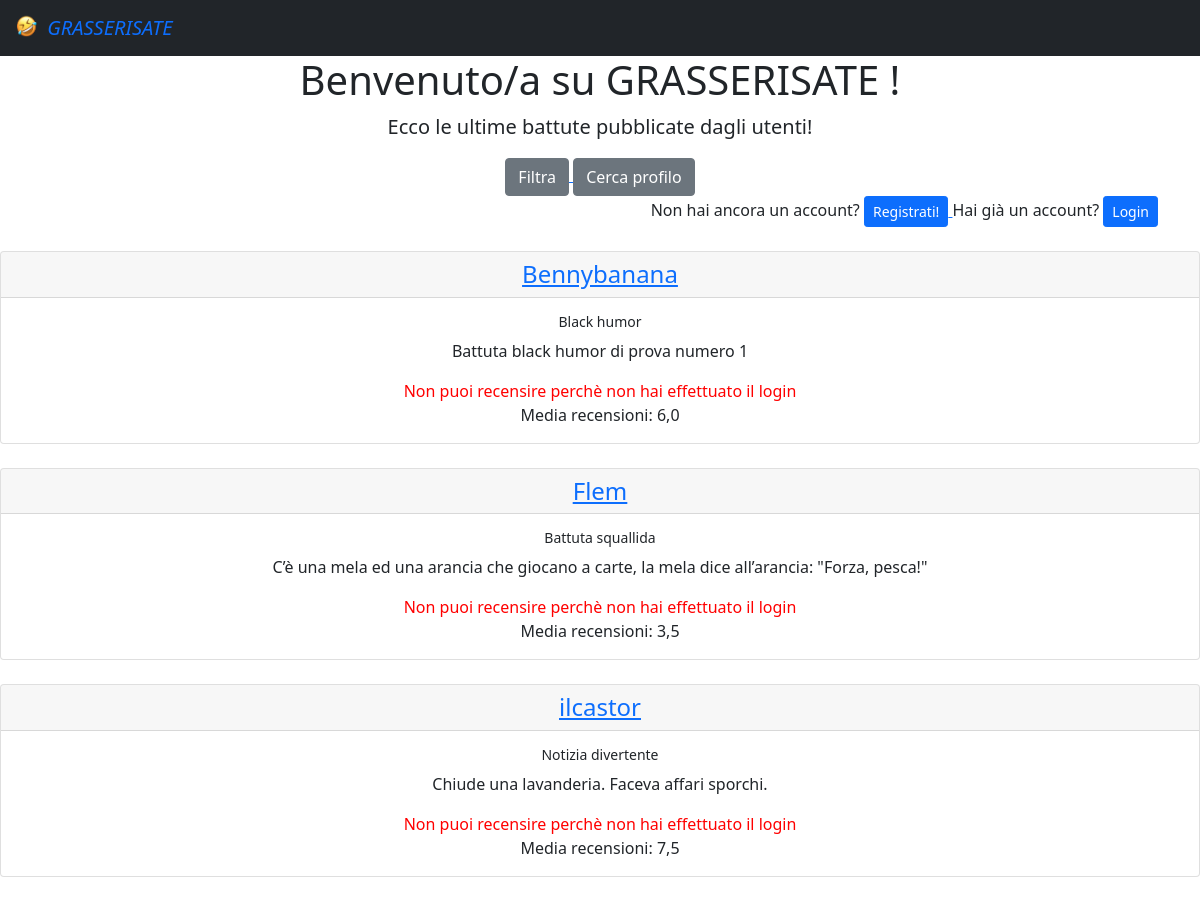
The app's page / (upper part), older data.
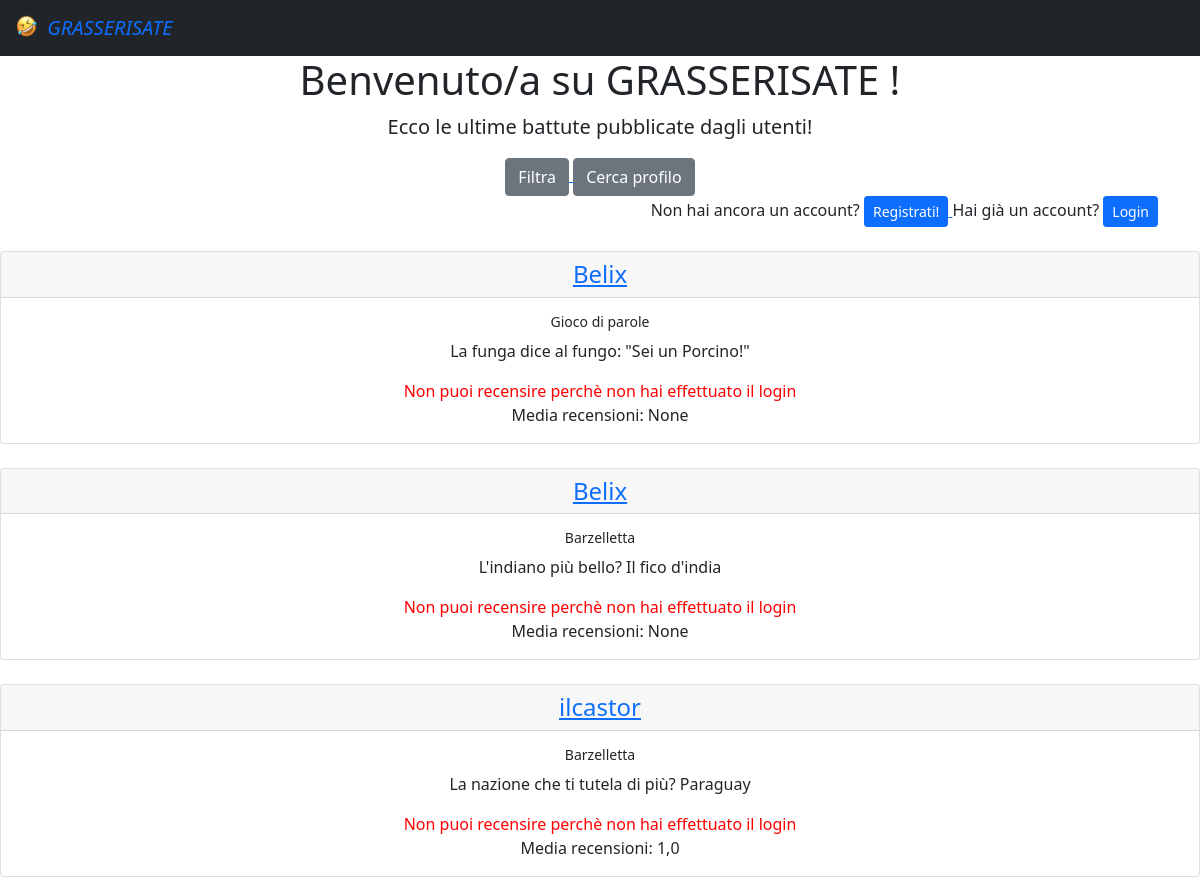
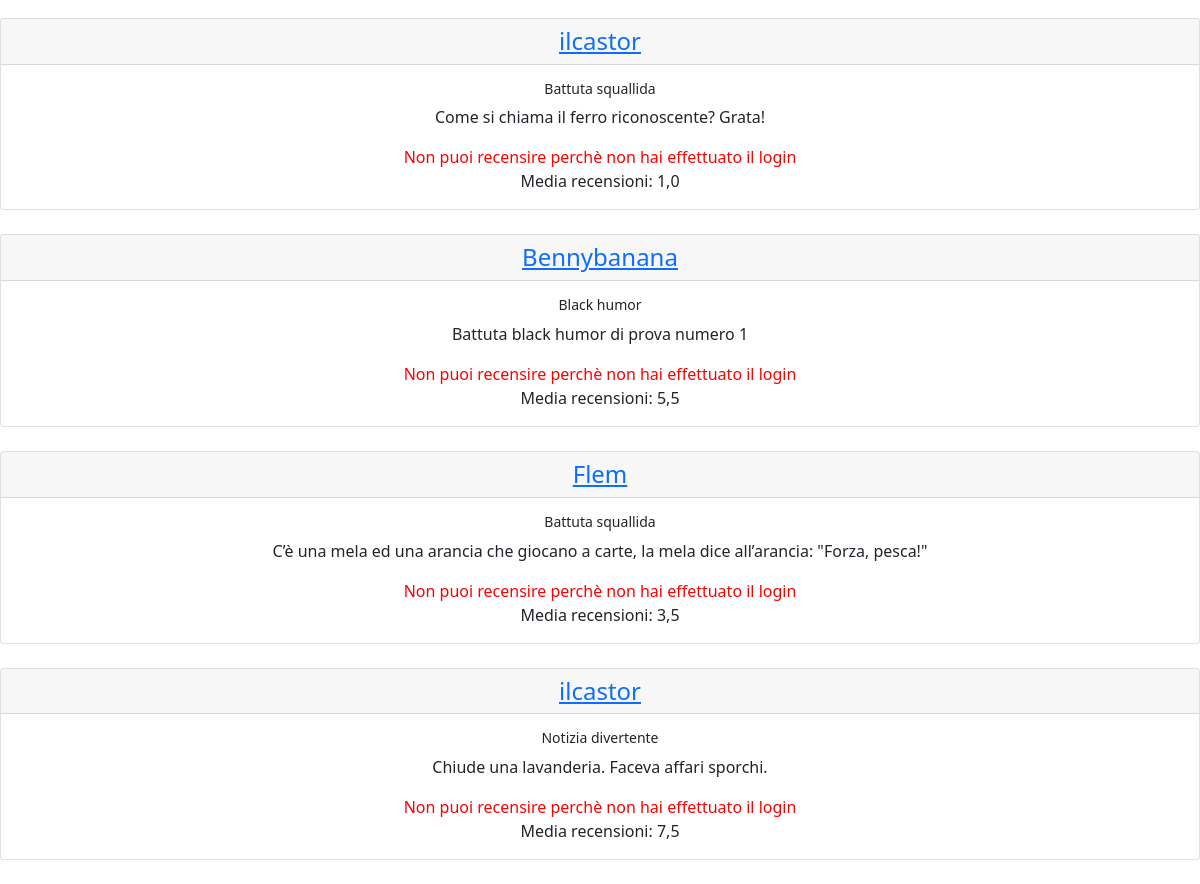
The same page, newer data (2 pictures, top to bottom).
### esame/models.py (models this page shows, shortened)
class Battute(models.Model):
    testo = models.TextField(default="")
    utente = models.ForeignKey(User, on_delete=models.CASCADE, related_name='utentebat')
    tempo = models.DateTimeField(auto_now=True)
    tipo = models.CharField(choices=SCELTE, default='bar', max_length=25)
    @property
    def calcola_media(self):
        media_tupla = self.battutarec.all().aggregate(Avg('voto'))
        media_lunga = media_tupla['voto__avg']
        if type(media_lunga) is NoneType:
            media = media_lunga
        else:
            media = round(media_lunga, 2)
        return media

### esame/views.py (the view)
# urls.py: path('', views.HomeView.as_view(), name='home'),
class HomeView(ListView):
    template_name = 'home.html'
    model = Battute
    def get_queryset(self):
        if self.request.user.is_authenticated:
            return self.model.objects.order_by('-tempo').exclude(utente_id=self.request.user.id)
        else:
            return self.model.objects.order_by('-tempo')

### templates/home.html (shortened to what this page needs)
<html lang="en">
{% extends 'base.html' %}
{% block contenuto %}
    <div class="container">
        <h1> <div style="text-align: center;"> Benvenuto/a su GRASSERISATE {% if user.is_authenticated %}, {{ user.username }}{% endif %}!</div></h1>
        <p class="lead" style="text-align:center">
            Ecco le ultime battute pubblicate dagli utenti!
        </p>
        {% if user.is_authenticated %}
            <div style="text-align:center">
            <a href="{% url  "feed" %}">
                    <button type="button" class="btn btn-warning">
                        Il tuo feed
                    </button>
                </a>
                <a href="{% url  "aggiungi_battuta" %}">
                    <button type="button" class="btn btn-primary">
                        Aggiungi una battuta!
                    </button>
                </a>
                <a href="{% url  "profilo" pk=user.id %}">
                    <button type="button" class="btn btn-info">
                        Il tuo profilo
                    </button>
                </a>
                <a href="{% url  "filtro" %}">
                    <button type="button" class="btn btn-secondary">
                        Filtra
                    </button>
                </a>
                <a href="{% url  "cerca_profilo" %}">
                    <button type="button" class="btn btn-secondary">
                        Cerca profilo
                    </button>
                </a>
                <a href='{% url 'logout' %}'>
                    <button type="button" class="btn btn-danger">
                        Logout
                    </button>
                </a>
                         </div>
        {% else %}
            <div style="text-align: center">
            <a href="{% url  "filtro" %}">
                    <button type="button" class="btn btn-secondary">
                        Filtra
                    </button>
                </a>
                <a href="{% url  "cerca_profilo" %}">
                    <button type="button" class="btn btn-secondary">
                        Cerca profilo
                    </button>
                </a>
            </div>
            <div style="text-align:right">
            Non hai ancora un account?
            <a href="{% url  "registrazione"%}">
                    <button type="button" class="btn btn-primary btn-sm">
                        Registrati!
                    </button>
                </a>
                Hai già un account?
            <a href="{% url  "login"%}">
                    <button type="button" class="btn btn-primary btn-sm">
                        Login
                    </button>
                </a>
            </div>
            </div>
        {% endif %}
    <br>
    <div style="text-align:center">
        {% for b in object_list %}
            <div class="card">
                <h4 class="card-header"> <a href="{% url "profilo" pk=b.utente_id %}"> {{ b.utente }}  </a> </h4>
                <div class="card-body">
                    <h6 class="card-title" > <small>{{ b.tipo }}</small>  </h6>
                    <p class="card-text"> {{ b.testo }} </p>
                    {% if user.is_authenticated %}
                        <a href="{% url "aggiungi_recensione" pk=b.id %}" class="btn btn-primary">Recensisci!</a>
                    {% else %}
                        <p class="card-text" style="color:red"> Non puoi recensire perchè non hai effettuato il login </p>
                    {% endif %}
                    Media recensioni: {{ b.calcola_media}}
                </div>
            </div>
            <br>
        {%  endfor %}
    </div>
{% endblock %}

Row changes from the older to the newer data that the page shows:
added Battute: utente "Belix", tipo "Gioco di parole", testo "La funga dice al fungo: \"Sei un Porcino!\"", calcola_media "None"
added Battute: utente "Belix", tipo "Barzelletta", testo "L'indiano più bello? Il fico d'india", calcola_media "None"
added Battute: utente "ilcastor", tipo "Barzelletta", testo "La nazione che ti tutela di più? Paraguay", calcola_media "1,0"
added Battute: utente "ilcastor", tipo "Battuta squallida", testo "Come si chiama il ferro riconoscente? Grata!", calcola_media "1,0"
computed for Battute "Battuta black humor di prova numero 1": calcola_media "6,0" → "5,5"
